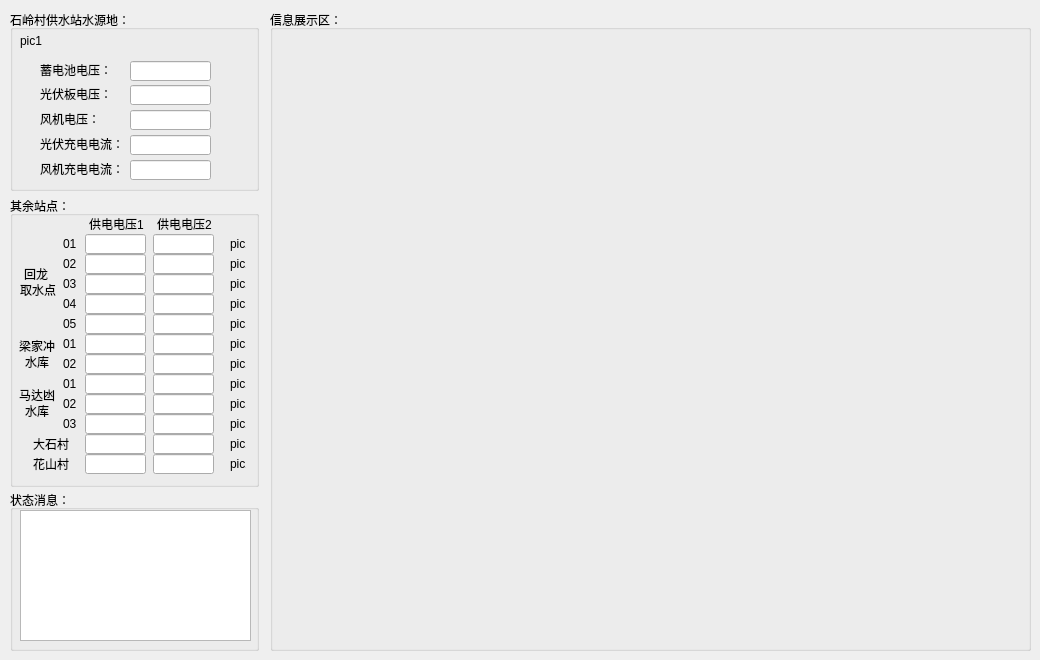
   <widget class="QWidget" name="tab_csh">
    <attribute name="title">
     <string>长寿湖镇</string>
    </attribute>
    <widget class="QGroupBox" name="groupBox_s2_csh">
     <property name="geometry">
      <rect>
       <x>10</x>
       <y>196</y>
       <width>249</width>
       <height>291</height>
      </rect>
     </property>
     <property name="sizePolicy">
      <sizepolicy hsizetype="Expanding" vsizetype="Expanding">
       <horstretch>0</horstretch>
       <verstretch>0</verstretch>
      </sizepolicy>
     </property>
     <property name="title">
      <string>其余站点：</string>
     </property>
     <widget class="QLabel" name="label_s2_1_s">
      <property name="geometry">
       <rect>
        <x>220</x>
        <y>40</y>
        <width>16</width>
        <height>16</height>
       </rect>
      </property>
      <property name="text">
       <string>pic2</string>
      </property>
     </widget>
     <widget class="QLineEdit" name="lineEdit_vol1_s1">
      <property name="geometry">
       <rect>
        <x>75</x>
        <y>38</y>
        <width>61</width>
        <height>20</height>
       </rect>
      </property>
      <property name="readOnly">
       <bool>true</bool>
      </property>
     </widget>
     <widget class="QLabel" name="label_vol1_csh">
      <property name="geometry">
       <rect>
        <x>79</x>
        <y>20</y>
        <width>61</width>
        <height>16</height>
       </rect>
      </property>
      <property name="text">
       <string>供电电压1</string>
      </property>
      <property name="textFormat">
       <enum>Qt::AutoText</enum>
      </property>
     </widget>
     <widget class="QLineEdit" name="lineEdit_vol2_s1">
      <property name="geometry">
       <rect>
        <x>143</x>
        <y>38</y>
        <width>61</width>
        <height>20</height>
       </rect>
      </property>
      <property name="readOnly">
       <bool>true</bool>
      </property>
     </widget>
     <widget class="QLabel" name="label_vol2_csh">
      <property name="geometry">
       <rect>
        <x>147</x>
        <y>20</y>
        <width>71</width>
        <height>16</height>
       </rect>
      </property>
      <property name="text">
       <string>供电电压2</string>
      </property>
      <property name="textFormat">
       <enum>Qt::AutoText</enum>
      </property>
     </widget>
     <widget class="QLineEdit" name="lineEdit_vol1_s2">
      <property name="geometry">
       <rect>
        <x>75</x>
        <y>58</y>
        <width>61</width>
        <height>20</height>
       </rect>
      </property>
      <property name="readOnly">
       <bool>true</bool>
      </property>
     </widget>
     <widget class="QLineEdit" name="lineEdit_vol2_s2">
      <property name="geometry">
       <rect>
        <x>143</x>
        <y>58</y>
        <width>61</width>
        <height>20</height>
       </rect>
      </property>
      <property name="readOnly">
       <bool>true</bool>
      </property>
     </widget>
     <widget class="QLineEdit" name="lineEdit_vol1_s3">
      <property name="geometry">
       <rect>
        <x>75</x>
        <y>78</y>
        <width>61</width>
        <height>20</height>
       </rect>
      </property>
      <property name="readOnly">
       <bool>true</bool>
      </property>
     </widget>
     <widget class="QLineEdit" name="lineEdit_vol2_s3">
      <property name="geometry">
       <rect>
        <x>143</x>
        <y>78</y>
        <width>61</width>
        <height>20</height>
       </rect>
      </property>
      <property name="readOnly">
       <bool>true</bool>
      </property>
     </widget>
     <widget class="QLineEdit" name="lineEdit_vol2_s6">
      <property name="geometry">
       <rect>
        <x>143</x>
        <y>138</y>
        <width>61</width>
        <height>20</height>
       </rect>
      </property>
      <property name="readOnly">
       <bool>true</bool>
      </property>
     </widget>
     <widget class="QLineEdit" name="lineEdit_vol1_s4">
      <property name="geometry">
       <rect>
        <x>75</x>
        <y>98</y>
        <width>61</width>
        <height>20</height>
       </rect>
      </property>
      <property name="readOnly">
       <bool>true</bool>
      </property>
     </widget>
     <widget class="QLineEdit" name="lineEdit_vol1_s5">
      <property name="geometry">
       <rect>
        <x>75</x>
        <y>118</y>
        <width>61</width>
        <height>20</height>
       </rect>
      </property>
      <property name="readOnly">
       <bool>true</bool>
      </property>
     </widget>
     <widget class="QLineEdit" name="lineEdit_vol1_s6">
      <property name="geometry">
       <rect>
        <x>75</x>
        <y>138</y>
        <width>61</width>
        <height>20</height>
       </rect>
      </property>
      <property name="readOnly">
       <bool>true</bool>
      </property>
     </widget>
     <widget class="QLineEdit" name="lineEdit_vol2_s4">
      <property name="geometry">
       <rect>
        <x>143</x>
        <y>98</y>
        <width>61</width>
        <height>20</height>
       </rect>
      </property>
      <property name="readOnly">
       <bool>true</bool>
      </property>
     </widget>
     <widget class="QLineEdit" name="lineEdit_vol2_s5">
      <property name="geometry">
       <rect>
        <x>143</x>
        <y>118</y>
        <width>61</width>
        <height>20</height>
       </rect>
      </property>
      <property name="readOnly">
       <bool>true</bool>
      </property>
     </widget>
     <widget class="QLineEdit" name="lineEdit_vol2_s9">
      <property name="geometry">
       <rect>
        <x>143</x>
        <y>198</y>
        <width>61</width>
        <height>20</height>
       </rect>
      </property>
      <property name="readOnly">
       <bool>true</bool>
      </property>
     </widget>
     <widget class="QLineEdit" name="lineEdit_vol1_s7">
      <property name="geometry">
       <rect>
        <x>75</x>
        <y>158</y>
        <width>61</width>
        <height>20</height>
       </rect>
      </property>
      <property name="readOnly">
       <bool>true</bool>
      </property>
     </widget>
     <widget class="QLineEdit" name="lineEdit_vol1_s8">
      <property name="geometry">
       <rect>
        <x>75</x>
        <y>178</y>
        <width>61</width>
        <height>20</height>
       </rect>
      </property>
      <property name="readOnly">
       <bool>true</bool>
      </property>
     </widget>
     <widget class="QLineEdit" name="lineEdit_vol1_s9">
      <property name="geometry">
       <rect>
        <x>75</x>
        <y>198</y>
        <width>61</width>
        <height>20</height>
       </rect>
      </property>
      <property name="readOnly">
       <bool>true</bool>
      </property>
     </widget>
     <widget class="QLineEdit" name="lineEdit_vol2_s7">
      <property name="geometry">
       <rect>
        <x>143</x>
        <y>158</y>
        <width>61</width>
        <height>20</height>
       </rect>
      </property>
      <property name="readOnly">
       <bool>true</bool>
      </property>
     </widget>
     <widget class="QLineEdit" name="lineEdit_vol2_s8">
      <property name="geometry">
       <rect>
        <x>143</x>
        <y>178</y>
        <width>61</width>
        <height>20</height>
       </rect>
      </property>
      <property name="readOnly">
       <bool>true</bool>
      </property>
     </widget>
     <widget class="QLineEdit" name="lineEdit_vol2_s12">
      <property name="geometry">
       <rect>
        <x>143</x>
        <y>258</y>
        <width>61</width>
        <height>20</height>
       </rect>
      </property>
      <property name="readOnly">
       <bool>true</bool>
      </property>
     </widget>
     <widget class="QLineEdit" name="lineEdit_vol1_s10">
      <property name="geometry">
       <rect>
        <x>75</x>
        <y>218</y>
        <width>61</width>
        <height>20</height>
       </rect>
      </property>
      <property name="readOnly">
       <bool>true</bool>
      </property>
     </widget>
     <widget class="QLineEdit" name="lineEdit_vol1_s11">
      <property name="geometry">
       <rect>
        <x>75</x>
        <y>238</y>
        <width>61</width>
        <height>20</height>
       </rect>
      </property>
      <property name="readOnly">
       <bool>true</bool>
      </property>
     </widget>
     <widget class="QLineEdit" name="lineEdit_vol1_s12">
      <property name="geometry">
       <rect>
        <x>75</x>
        <y>258</y>
        <width>61</width>
        <height>20</height>
       </rect>
      </property>
      <property name="readOnly">
       <bool>true</bool>
      </property>
     </widget>
     <widget class="QLineEdit" name="lineEdit_vol2_s10">
      <property name="geometry">
       <rect>
        <x>143</x>
        <y>218</y>
        <width>61</width>
        <height>20</height>
       </rect>
      </property>
      <property name="readOnly">
       <bool>true</bool>
      </property>
     </widget>
     <widget class="QLineEdit" name="lineEdit_vol2_s11">
      <property name="geometry">
       <rect>
        <x>143</x>
        <y>238</y>
        <width>61</width>
        <height>20</height>
       </rect>
      </property>
      <property name="readOnly">
       <bool>true</bool>
      </property>
     </widget>
     <widget class="QLabel" name="label_hl1">
      <property name="geometry">
       <rect>
        <x>14</x>
        <y>70</y>
        <width>31</width>
        <height>16</height>
       </rect>
      </property>
      <property name="text">
       <string>回龙</string>
      </property>
     </widget>
     <widget class="QLabel" name="label_hl2">
      <property name="geometry">
       <rect>
        <x>10</x>
        <y>86</y>
        <width>41</width>
        <height>16</height>
       </rect>
      </property>
      <property name="text">
       <string>取水点</string>
      </property>
     </widget>
     <widget class="QLabel" name="label_s2_1">
      <property name="geometry">
       <rect>
        <x>53</x>
        <y>40</y>
        <width>21</width>
        <height>16</height>
       </rect>
      </property>
      <property name="text">
       <string>01</string>
      </property>
     </widget>
     <widget class="QLabel" name="label_s2_2">
      <property name="geometry">
       <rect>
        <x>53</x>
        <y>60</y>
        <width>21</width>
        <height>16</height>
       </rect>
      </property>
      <property name="text">
       <string>02</string>
      </property>
     </widget>
     <widget class="QLabel" name="label_s2_3">
      <property name="geometry">
       <rect>
        <x>53</x>
        <y>80</y>
        <width>21</width>
        <height>16</height>
       </rect>
      </property>
      <property name="text">
       <string>03</string>
      </property>
     </widget>
     <widget class="QLabel" name="label_s2_4">
      <property name="geometry">
       <rect>
        <x>53</x>
        <y>100</y>
        <width>21</width>
        <height>16</height>
       </rect>
      </property>
      <property name="text">
       <string>04</string>
      </property>
     </widget>
     <widget class="QLabel" name="label_s2_5">
      <property name="geometry">
       <rect>
        <x>53</x>
        <y>120</y>
        <width>21</width>
        <height>16</height>
       </rect>
      </property>
      <property name="text">
       <string>05</string>
      </property>
     </widget>
     <widget class="QLabel" name="label_s2_6">
      <property name="geometry">
       <rect>
        <x>53</x>
        <y>140</y>
        <width>21</width>
        <height>16</height>
       </rect>
      </property>
      <property name="text">
       <string>01</string>
      </property>
     </widget>
     <widget class="QLabel" name="label_s2_7">
      <property name="geometry">
       <rect>
        <x>53</x>
        <y>160</y>
        <width>21</width>
        <height>16</height>
       </rect>
      </property>
      <property name="text">
       <string>02</string>
      </property>
     </widget>
     <widget class="QLabel" name="label_s2_8">
      <property name="geometry">
       <rect>
        <x>53</x>
        <y>180</y>
        <width>21</width>
        <height>16</height>
       </rect>
      </property>
      <property name="text">
       <string>01</string>
      </property>
     </widget>
     <widget class="QLabel" name="label_s2_10">
      <property name="geometry">
       <rect>
        <x>53</x>
        <y>220</y>
        <width>21</width>
        <height>16</height>
       </rect>
      </property>
      <property name="text">
       <string>03</string>
      </property>
     </widget>
     <widget class="QLabel" name="label_s2_9">
      <property name="geometry">
       <rect>
        <x>53</x>
        <y>200</y>
        <width>21</width>
        <height>16</height>
       </rect>
      </property>
      <property name="text">
       <string>02</string>
      </property>
     </widget>
     <widget class="QLabel" name="label_ljc1">
      <property name="geometry">
       <rect>
        <x>9</x>
        <y>142</y>
        <width>41</width>
        <height>16</height>
       </rect>
      </property>
      <property name="text">
       <string>梁家冲</string>
      </property>
     </widget>
     <widget class="QLabel" name="label_ljc2">
      <property name="geometry">
       <rect>
        <x>15</x>
        <y>158</y>
        <width>31</width>
        <height>16</height>
       </rect>
      </property>
      <property name="text">
       <string>水库</string>
      </property>
     </widget>
     <widget class="QLabel" name="label_mdd1">
      <property name="geometry">
       <rect>
        <x>9</x>
        <y>191</y>
        <width>41</width>
        <height>16</height>
       </rect>
      </property>
      <property name="text">
       <string>马达凼</string>
      </property>
     </widget>
     <widget class="QLabel" name="label_mdd2">
      <property name="geometry">
       <rect>
        <x>15</x>
        <y>207</y>
        <width>31</width>
        <height>16</height>
       </rect>
      </property>
      <property name="text">
       <string>水库</string>
      </property>
     </widget>
     <widget class="QLabel" name="label_s2_11">
      <property name="geometry">
       <rect>
        <x>23</x>
        <y>240</y>
        <width>41</width>
        <height>16</height>
       </rect>
      </property>
      <property name="text">
       <string>大石村</string>
      </property>
     </widget>
     <widget class="QLabel" name="label_s2_12">
      <property name="geometry">
       <rect>
        <x>23</x>
        <y>260</y>
        <width>41</width>
        <height>16</height>
       </rect>
      </property>
      <property name="text">
       <string>花山村</string>
      </property>
     </widget>
     <widget class="QLabel" name="label_s2_2_s">
      <property name="geometry">
       <rect>
        <x>220</x>
        <y>60</y>
        <width>16</width>
        <height>16</height>
       </rect>
      </property>
      <property name="text">
       <string>pic2</string>
      </property>
     </widget>
     <widget class="QLabel" name="label_s2_3_s">
      <property name="geometry">
       <rect>
        <x>220</x>
        <y>80</y>
        <width>16</width>
        <height>16</height>
       </rect>
      </property>
      <property name="text">
       <string>pic2</string>
      </property>
     </widget>
     <widget class="QLabel" name="label_s2_4_s">
      <property name="geometry">
       <rect>
        <x>220</x>
        <y>100</y>
        <width>16</width>
        <height>16</height>
       </rect>
      </property>
      <property name="text">
       <string>pic2</string>
      </property>
     </widget>
     <widget class="QLabel" name="label_s2_5_s">
      <property name="geometry">
       <rect>
        <x>220</x>
        <y>120</y>
        <width>16</width>
        <height>16</height>
       </rect>
      </property>
      <property name="text">
       <string>pic2</string>
      </property>
     </widget>
     <widget class="QLabel" name="label_s2_6_s">
      <property name="geometry">
       <rect>
        <x>220</x>
        <y>140</y>
        <width>16</width>
        <height>16</height>
       </rect>
      </property>
      <property name="text">
       <string>pic2</string>
      </property>
     </widget>
     <widget class="QLabel" name="label_s2_7_s">
      <property name="geometry">
       <rect>
        <x>220</x>
        <y>160</y>
        <width>16</width>
        <height>16</height>
       </rect>
      </property>
      <property name="text">
       <string>pic2</string>
      </property>
     </widget>
     <widget class="QLabel" name="label_s2_8_s">
      <property name="geometry">
       <rect>
        <x>220</x>
        <y>180</y>
        <width>16</width>
        <height>16</height>
       </rect>
      </property>
      <property name="text">
       <string>pic2</string>
      </property>
     </widget>
     <widget class="QLabel" name="label_s2_9_s">
      <property name="geometry">
       <rect>
        <x>220</x>
        <y>200</y>
        <width>16</width>
        <height>16</height>
       </rect>
      </property>
      <property name="text">
       <string>pic2</string>
      </property>
     </widget>
     <widget class="QLabel" name="label_s2_10_s">
      <property name="geometry">
       <rect>
        <x>220</x>
        <y>220</y>
        <width>16</width>
        <height>16</height>
       </rect>
      </property>
      <property name="text">
       <string>pic2</string>
      </property>
     </widget>
     <widget class="QLabel" name="label_s2_11_s">
      <property name="geometry">
       <rect>
        <x>220</x>
        <y>240</y>
        <width>16</width>
        <height>16</height>
       </rect>
      </property>
      <property name="text">
       <string>pic2</string>
      </property>
     </widget>
     <widget class="QLabel" name="label_s2_12_s">
      <property name="geometry">
       <rect>
        <x>220</x>
        <y>260</y>
        <width>16</width>
        <height>16</height>
       </rect>
      </property>
      <property name="text">
       <string>pic2</string>
      </property>
     </widget>
    </widget>
    <widget class="QGroupBox" name="groupBox_battvol_csh">
     <property name="geometry">
      <rect>
       <x>270</x>
       <y>10</y>
       <width>761</width>
       <height>641</height>
      </rect>
     </property>
     <property name="title">
      <string>信息展示区：</string>
     </property>
     <widget class="QChartView" name="widget_battvol_csh" native="true">
      <property name="geometry">
       <rect>
        <x>10</x>
        <y>20</y>
        <width>741</width>
        <height>611</height>
       </rect>
      </property>
      <widget class="QLabel" name="label_endtime_csh">
       <property name="geometry">
        <rect>
         <x>600</x>
         <y>570</y>
         <width>151</width>
         <height>16</height>
        </rect>
       </property>
       <property name="text">
        <string/>
       </property>
      </widget>
      <widget class="QLabel" name="label_starttime_csh">
       <property name="geometry">
        <rect>
         <x>20</x>
         <y>570</y>
         <width>181</width>
         <height>16</height>
        </rect>
       </property>
       <property name="text">
        <string/>
       </property>
      </widget>
     </widget>
    </widget>
    <widget class="QGroupBox" name="groupBox_s1_csh">
     <property name="geometry">
      <rect>
       <x>10</x>
       <y>10</y>
       <width>249</width>
       <height>181</height>
      </rect>
     </property>
     <property name="sizePolicy">
      <sizepolicy hsizetype="Expanding" vsizetype="Expanding">
       <horstretch>0</horstretch>
       <verstretch>0</verstretch>
      </sizepolicy>
     </property>
     <property name="title">
      <string>石岭村供水站水源地：</string>
     </property>
     <widget class="QLabel" name="label_s1_csh">
      <property name="geometry">
       <rect>
        <x>10</x>
        <y>20</y>
        <width>231</width>
        <height>21</height>
       </rect>
      </property>
      <property name="text">
       <string>pic1</string>
      </property>
     </widget>
     <widget class="QLabel" name="label_battvol_csh">
      <property name="geometry">
       <rect>
        <x>30</x>
        <y>52</y>
        <width>71</width>
        <height>16</height>
       </rect>
      </property>
      <property name="text">
       <string>蓄电池电压：</string>
      </property>
      <property name="textFormat">
       <enum>Qt::AutoText</enum>
      </property>
     </widget>
     <widget class="QLineEdit" name="lineEdit_battvol_csh">
      <property name="geometry">
       <rect>
        <x>120</x>
        <y>51</y>
        <width>81</width>
        <height>20</height>
       </rect>
      </property>
      <property name="readOnly">
       <bool>true</bool>
      </property>
     </widget>
     <widget class="QLineEdit" name="lineEdit_lightvol_csh">
      <property name="geometry">
       <rect>
        <x>120</x>
        <y>75</y>
        <width>81</width>
        <height>20</height>
       </rect>
      </property>
      <property name="readOnly">
       <bool>true</bool>
      </property>
     </widget>
     <widget class="QLabel" name="label_lightvol_csh">
      <property name="geometry">
       <rect>
        <x>30</x>
        <y>76</y>
        <width>71</width>
        <height>16</height>
       </rect>
      </property>
      <property name="text">
       <string>光伏板电压：</string>
      </property>
      <property name="textFormat">
       <enum>Qt::AutoText</enum>
      </property>
     </widget>
     <widget class="QLineEdit" name="lineEdit_windvol_csh">
      <property name="geometry">
       <rect>
        <x>120</x>
        <y>100</y>
        <width>81</width>
        <height>20</height>
       </rect>
      </property>
      <property name="readOnly">
       <bool>true</bool>
      </property>
     </widget>
     <widget class="QLabel" name="label_windvol_csh">
      <property name="geometry">
       <rect>
        <x>30</x>
        <y>101</y>
        <width>71</width>
        <height>16</height>
       </rect>
      </property>
      <property name="text">
       <string>风机电压：</string>
      </property>
      <property name="textFormat">
       <enum>Qt::AutoText</enum>
      </property>
     </widget>
     <widget class="QLineEdit" name="lineEdit_lightcur_csh">
      <property name="geometry">
       <rect>
        <x>120</x>
        <y>125</y>
        <width>81</width>
        <height>20</height>
       </rect>
      </property>
      <property name="readOnly">
       <bool>true</bool>
      </property>
     </widget>
     <widget class="QLabel" name="label_lightcur_csh">
      <property name="geometry">
       <rect>
        <x>30</x>
        <y>126</y>
        <width>81</width>
        <height>16</height>
       </rect>
      </property>
      <property name="text">
       <string>光伏充电电流：</string>
      </property>
      <property name="textFormat">
       <enum>Qt::AutoText</enum>
      </property>
     </widget>
     <widget class="QLineEdit" name="lineEdit_windcur_csh">
      <property name="geometry">
       <rect>
        <x>120</x>
        <y>150</y>
        <width>81</width>
        <height>20</height>
       </rect>
      </property>
      <property name="readOnly">
       <bool>true</bool>
      </property>
     </widget>
     <widget class="QLabel" name="label_windcur_csh">
      <property name="geometry">
       <rect>
        <x>30</x>
        <y>151</y>
        <width>81</width>
        <height>16</height>
       </rect>
      </property>
      <property name="text">
       <string>风机充电电流：</string>
      </property>
      <property name="textFormat">
       <enum>Qt::AutoText</enum>
      </property>
     </widget>
    </widget>
    <widget class="QGroupBox" name="groupBox_stat_csh">
     <property name="geometry">
      <rect>
       <x>10</x>
       <y>490</y>
       <width>249</width>
       <height>161</height>
      </rect>
     </property>
     <property name="sizePolicy">
      <sizepolicy hsizetype="Expanding" vsizetype="Expanding">
       <horstretch>0</horstretch>
       <verstretch>0</verstretch>
      </sizepolicy>
     </property>
     <property name="title">
      <string>状态消息：</string>
     </property>
     <widget class="QTextEdit" name="textEdit_stat_csh">
      <property name="geometry">
       <rect>
        <x>10</x>
        <y>20</y>
        <width>231</width>
        <height>131</height>
       </rect>
      </property>
      <property name="readOnly">
       <bool>true</bool>
      </property>
     </widget>
    </widget>
   </widget>
